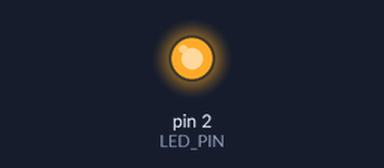
Simulated run of this sketch. Board: Arduino Mega 2560, built for the host (arithmetic inside an expression is 32-bit, double 64-bit). Shown: output pins drawn as LEDs (lit = HIGH). No radio packets arrive unless stated; pins used as bus, display or sensor lines are not drawn; what the sketch prints to the serial monitor is not drawn.

Above: at 3.3 s.
At 8.05 s:
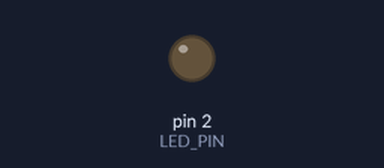
Timing chart, 0 to 8.9 s (numbered marks = the images above):
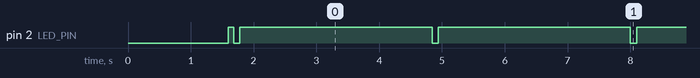

The sketch:

resqplug_lora_test.ino
```cpp
/*
 * ==============================================================================
 *  ResQPlug Official LoRa Hardware Verification Test
 * ==============================================================================
 *  Uses the official Sandeep Mistry LoRa library.
 *  Wiring:
 *    - NSS   -> GPIO 17
 *    - RST   -> GPIO 14
 *    - DIO0  -> GPIO 26
 *    - SCK   -> GPIO 18
 *    - MISO  -> GPIO 19
 *    - MOSI  -> GPIO 23
 *    - 3.3V  -> 3V3 (Bottom Right)
 *    - GND   -> GND
 * ==============================================================================
 */

#include <SPI.h>
#include <LoRa.h>

#define LORA_SCK   18
#define LORA_MISO  19
#define LORA_MOSI  23
#define LORA_SS    17
#define LORA_RST   14
#define LORA_DIO0  26

#define LED_PIN    2

void setup() {
  Serial.begin(115200);
  pinMode(LED_PIN, OUTPUT);
  digitalWrite(LED_PIN, LOW);

  // Wait for Serial Monitor
  delay(1500);

  Serial.println("\n=========================================================");
  Serial.println("   ⚡ ResQPlug Official LoRa.h Driver Test                ");
  Serial.println("=========================================================");

  // Initialize Hardware SPI bus
  SPI.begin(LORA_SCK, LORA_MISO, LORA_MOSI, LORA_SS);

  // Configure LoRa driver pins
  LoRa.setPins(LORA_SS, LORA_RST, LORA_DIO0);

  // Hardware reset pulse to ensure clean state
  pinMode(LORA_RST, OUTPUT);
  digitalWrite(LORA_RST, LOW);
  delay(20);
  digitalWrite(LORA_RST, HIGH);
  delay(50);

  Serial.println("Attempting LoRa.begin(433E6) on 433 MHz ISM band...");

  // Try initializing LoRa at 433 MHz
  if (!LoRa.begin(433E6)) {
    Serial.println("\n❌ [ FAILED: LoRa.begin() could not communicate with SX1278! ]");
    Serial.println("   Possible causes: Loose breadboard clip on SCK(18), MISO(19), or MOSI(23).");
    digitalWrite(LED_PIN, LOW);
    return;
  }

  // Set transmission power to +17 dBm
  LoRa.setTxPower(17);

  // Solid LED means 100% SUCCESS
  digitalWrite(LED_PIN, HIGH);
  Serial.println("\n🎉 [ 100% SUCCESS: Ai-Thinker Ra-02 LoRa INITIALIZED OK! ]");
  Serial.println("   Carrier Frequency : 433.00 MHz (ISM Philippine Band)");
  Serial.println("   Tx Power Output   : +17 dBm");
  Serial.println("   SPI Bus           : Active @ 115200 Baud Diagnostic");
  Serial.println("=========================================================\n");
}

int packetCounter = 0;

void loop() {
  // If LoRa failed in setup, just blink error pattern
  // If LoRa succeeded, transmit test beacon packets
  Serial.print("Transmitting ResQPlug Beacon Packet #");
  Serial.print(packetCounter);

  LoRa.beginPacket();
  LoRa.print("ResQPlug Mesh Beacon #");
  LoRa.print(packetCounter);
  LoRa.endPacket();

  Serial.println(" ==> [ SENT OK! ]");
  packetCounter++;

  // Quick flash blue LED on packet transmission
  digitalWrite(LED_PIN, LOW);
  delay(100);
  digitalWrite(LED_PIN, HIGH);

  delay(3000); // Send beacon every 3 seconds
}
```

Measured:
- by itself, pin 2 (LED_PIN): alternates HIGH for 3.1 s and LOW for 0.10 s
